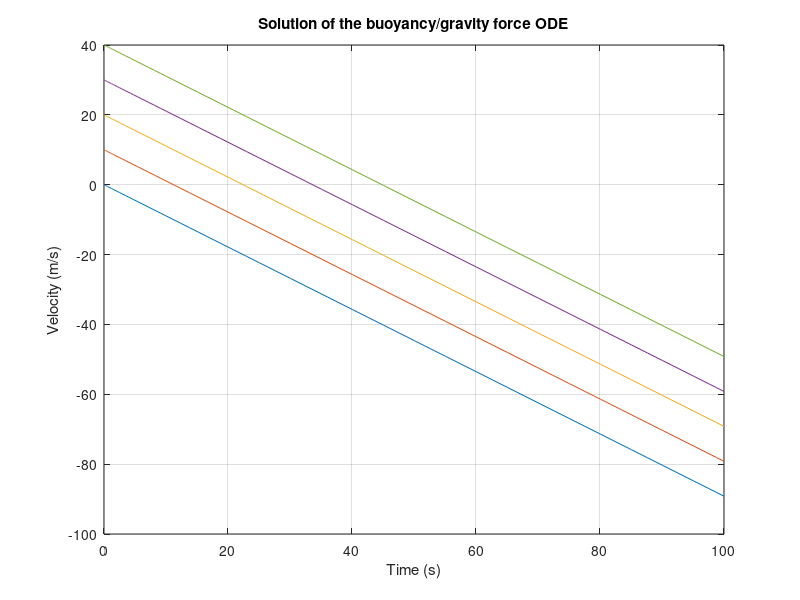

This figure's MATLAB source:
function eq13_cantarero_mult
clearvars; close all; clc;
% Time range, constant values, and initial conditions
tspan = [0,100];
g = -9.81; % m/s^2
p_m = 1; % g/ml
p_i = 1.1; %g/ml, average cell density
m = 1;
v0 = [0, 10, 20, 30, 40];

% Define the anonymous function
odeFun = @(t, v) eom(t, v, g, p_m, p_i);

[t, v] = ode45(odeFun, tspan, v0);
plot(t, v)
xlabel('Time (s)')
ylabel('Velocity (m/s)')
title('Solution of the buoyancy/gravity force ODE')
grid on

end

function dvdt = eom(t, v, g, p_m, p_i)
rate_of_change = g*(1 - p_m/p_i);
dvdt = repmat(rate_of_change, size(v));
end